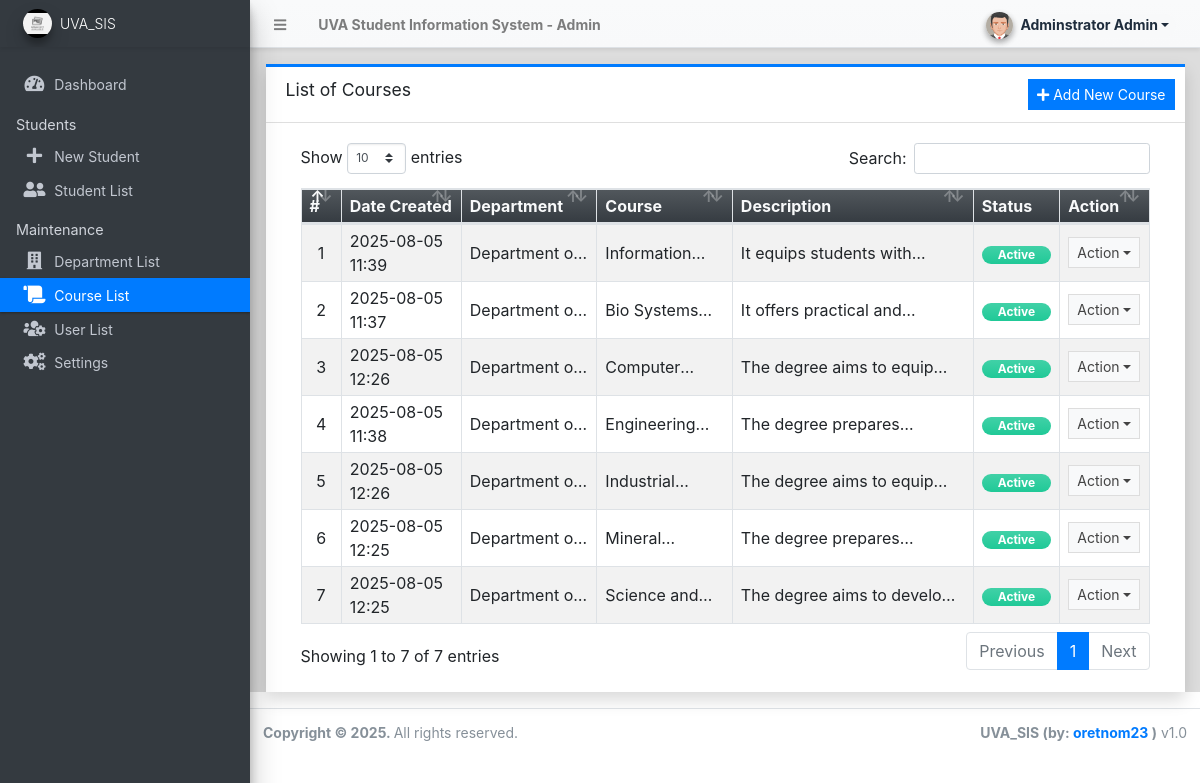
Page /admin/?page=courses (signed in) on the committed database.
### tables this page shows
CREATE TABLE `course_list` (
  `id` int(30) NOT NULL,
  `department_id` int(30) NOT NULL,
  `name` text NOT NULL,
  `description` text NOT NULL,
  `status` tinyint(1) NOT NULL DEFAULT 1,
  `delete_flag` tinyint(1) NOT NULL DEFAULT 0,
  `date_created` datetime NOT NULL DEFAULT current_timestamp(),
  `date_updated` datetime DEFAULT NULL ON UPDATE current_timestamp()
);

CREATE TABLE `department_list` (
  `id` int(30) NOT NULL,
  `name` text NOT NULL,
  `description` text NOT NULL,
  `status` tinyint(1) NOT NULL DEFAULT 1,
  `delete_flag` tinyint(1) NOT NULL DEFAULT 0,
  `date_created` datetime NOT NULL DEFAULT current_timestamp(),
  `date_updated` datetime DEFAULT NULL ON UPDATE current_timestamp()
);

### classes/DBConnection.php (called while the page is built, shortened)
<?php
class DBConnection{
    private $host = DB_SERVER;
    private $username = DB_USERNAME;
    private $password = DB_PASSWORD;
    private $database = DB_NAME;
    public $conn;
    public function __construct(){
        if (!isset($this->conn)) {
            $this->conn = new mysqli($this->host, $this->username, $this->password, $this->database);
        }
    }
}
?>

### classes/SystemSettings.php (called while the page is built, shortened)
<?php
class SystemSettings extends DBConnection{
	function userdata($field = ''){
		if(!empty($field)){
			if(isset($_SESSION['userdata'][$field]))
				return $_SESSION['userdata'][$field];
			else
				return null;
		}else{
			return false;
		}
	}
}
$_settings = new SystemSettings();
?>

### admin/courses/index.php (the view, shortened to what this page needs)
<div class="card card-outline card-primary rounded-0 shadow">
	<div class="card-header">
		<h3 class="card-title">List of Courses</h3>
		<?php if($_settings->userdata('type') == 1): ?>
		<div class="card-tools">
			<a href="javascript:void(0)" id="create_new" class="btn btn-flat btn-sm btn-primary"><span class="fas fa-plus"></span>  Add New Course</a>
		</div>
		<?php endif; ?>
	</div>
	<div class="card-body">
		<div class="container-fluid">
        <div class="container-fluid">
			<table class="table table-bordered table-hover table-striped">
				<colgroup>
					<col width="5%">
					<col width="15%">
					<col width="15%">
					<col width="15%">
					<col width="30%">
					<col width="10%">
					<col width="10%">
				</colgroup>
				<thead>
					<tr class="bg-gradient-dark text-light">
						<th>#</th>
						<th>Date Created</th>
						<th>Department</th>
						<th>Course</th>
						<th>Description</th>
						<th>Status</th>
						<th>Action</th>
					</tr>
				</thead>
				<tbody>
					<?php
						$i = 1;
						$qry = $conn->query("SELECT c.*,d.name as department from `course_list` c inner join department_list d on c.department_id = d.id where c.delete_flag = 0 order by c.`name` asc ");
						while($row = $qry->fetch_assoc()):
					?>
						<tr>
							<td class="text-center"><?php echo $i++; ?></td>
							<td class=""><?php echo date("Y-m-d H:i",strtotime($row['date_created'])) ?></td>
							<td class=""><p class="m-0 truncate-1"><?php echo $row['department'] ?></p></td>
							<td class=""><p class="m-0 truncate-1"><?php echo $row['name'] ?></p></td>
							<td class=""><p class="m-0 truncate-1"><?php echo $row['description'] ?></p></td>
							<td class="text-center">
								<?php
									switch ($row['status']){
										case 1:
											echo '<span class="rounded-pill badge badge-success bg-gradient-teal px-3">Active</span>';
											break;
									}
								?>
							</td>
							<td align="center">
								 <button type="button" class="btn btn-flat btn-default btn-sm dropdown-toggle dropdown-icon" data-toggle="dropdown">
				                  		Action
				                  </button>
							</td>
						</tr>
					<?php endwhile; ?>
				</tbody>
			</table>
		</div>
		</div>
	</div>
</div>

### rows in the picture
course_list: date_created "2025-08-05 11:39", department.name "Department…", description "It equips students…", status "Active"
course_list: date_created "2025-08-05 11:37", department.name "Department…", name "Bio…", description "It offers practical…", status "Active"
course_list: date_created "2025-08-05 12:26", department.name "Department…", description "The degree aims to…", status "Active"
course_list: date_created "2025-08-05 11:38", department.name "Department…", description "The degree…", status "Active"
course_list: date_created "2025-08-05 12:26", department.name "Department…", description "The degree aims to…", status "Active"
course_list: date_created "2025-08-05 12:25", department.name "Department…", description "The degree…", status "Active"
course_list: date_created "2025-08-05 12:25", department.name "Department…", name "Science…", description "The degree aims to…", status "Active"

### other values in the picture
$_settings->info('name') "UVA Student Information System"
$_settings->userdata('firstname').' '.$_settings->userdata('lastname') "Adminstrator Admin"
$_settings->info('short_name') "UVA_SIS"
